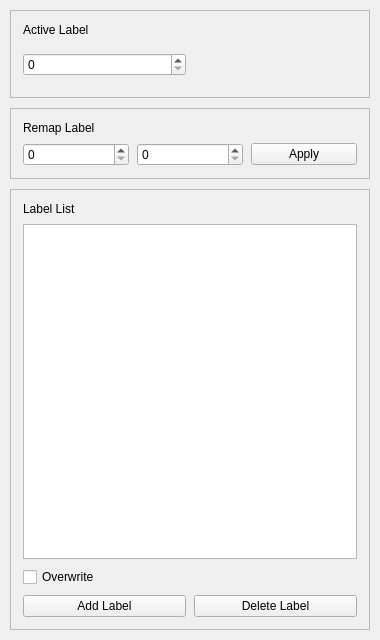
<?xml version="1.0" encoding="UTF-8"?>
<ui version="4.0">
 <class>LabelPanelForm</class>
 <widget class="QWidget" name="LabelPanelForm">
  <property name="geometry">
   <rect>
    <x>0</x>
    <y>0</y>
    <width>380</width>
    <height>640</height>
   </rect>
  </property>
  <layout class="QVBoxLayout" name="outer_layout">
   <property name="spacing">
    <number>10</number>
   </property>
   <property name="leftMargin">
    <number>10</number>
   </property>
   <property name="topMargin">
    <number>10</number>
   </property>
   <property name="rightMargin">
    <number>10</number>
   </property>
   <property name="bottomMargin">
    <number>10</number>
   </property>
   <item>
    <widget class="QFrame" name="top_frame">
     <property name="frameShape">
      <enum>QFrame::Shape::StyledPanel</enum>
     </property>
     <property name="frameShadow">
      <enum>QFrame::Shadow::Raised</enum>
     </property>
     <layout class="QGridLayout" name="top_layout">
      <property name="leftMargin">
       <number>12</number>
      </property>
      <property name="topMargin">
       <number>12</number>
      </property>
      <property name="rightMargin">
       <number>12</number>
      </property>
      <property name="bottomMargin">
       <number>12</number>
      </property>
      <property name="horizontalSpacing">
       <number>10</number>
      </property>
      <property name="verticalSpacing">
       <number>8</number>
      </property>
      <item row="0" column="0">
       <widget class="QLabel" name="caption_label">
        <property name="text">
         <string>Active Label</string>
        </property>
       </widget>
      </item>
      <item row="1" column="0">
       <layout class="QHBoxLayout" name="active_row">
        <property name="spacing">
         <number>8</number>
        </property>
        <item>
         <widget class="QSpinBox" name="label_spin"/>
        </item>
        <item>
         <widget class="QWidget" name="color_chip_placeholder" native="true">
          <property name="minimumSize">
           <size>
            <width>0</width>
            <height>40</height>
           </size>
          </property>
         </widget>
        </item>
       </layout>
      </item>
     </layout>
    </widget>
   </item>
   <item>
    <widget class="QFrame" name="swap_frame">
     <property name="frameShape">
      <enum>QFrame::Shape::StyledPanel</enum>
     </property>
     <property name="frameShadow">
      <enum>QFrame::Shadow::Raised</enum>
     </property>
     <layout class="QVBoxLayout" name="swap_layout">
      <property name="spacing">
       <number>8</number>
      </property>
      <property name="leftMargin">
       <number>12</number>
      </property>
      <property name="topMargin">
       <number>12</number>
      </property>
      <property name="rightMargin">
       <number>12</number>
      </property>
      <property name="bottomMargin">
       <number>12</number>
      </property>
      <item>
       <widget class="QLabel" name="swap_label">
        <property name="text">
         <string>Remap Label</string>
        </property>
       </widget>
      </item>
      <item>
       <layout class="QHBoxLayout" name="swap_row">
        <item>
         <widget class="QSpinBox" name="swap_a"/>
        </item>
        <item>
         <widget class="QSpinBox" name="swap_b"/>
        </item>
        <item>
         <widget class="QPushButton" name="swap_button">
          <property name="text">
           <string>Apply</string>
          </property>
         </widget>
        </item>
       </layout>
      </item>
     </layout>
    </widget>
   </item>
   <item>
    <widget class="QFrame" name="table_frame">
     <property name="frameShape">
      <enum>QFrame::Shape::StyledPanel</enum>
     </property>
     <property name="frameShadow">
      <enum>QFrame::Shadow::Raised</enum>
     </property>
     <layout class="QVBoxLayout" name="table_layout">
      <property name="spacing">
       <number>8</number>
      </property>
      <property name="leftMargin">
       <number>12</number>
      </property>
      <property name="topMargin">
       <number>12</number>
      </property>
      <property name="rightMargin">
       <number>12</number>
      </property>
      <property name="bottomMargin">
       <number>12</number>
      </property>
      <item>
       <widget class="QLabel" name="table_label">
        <property name="text">
         <string>Label List</string>
        </property>
       </widget>
      </item>
      <item>
       <widget class="QTableWidget" name="table"/>
      </item>
      <item>
       <widget class="QCheckBox" name="overwrite_checkbox">
        <property name="text">
         <string>Overwrite</string>
        </property>
       </widget>
      </item>
      <item>
       <layout class="QHBoxLayout" name="action_row">
        <property name="spacing">
         <number>8</number>
        </property>
        <item>
         <widget class="QPushButton" name="add_label_button">
          <property name="text">
           <string>Add Label</string>
          </property>
         </widget>
        </item>
        <item>
         <widget class="QPushButton" name="delete_label_button">
          <property name="text">
           <string>Delete Label</string>
          </property>
         </widget>
        </item>
       </layout>
      </item>
     </layout>
    </widget>
   </item>
  </layout>
 </widget>
 <resources/>
 <connections/>
</ui>
